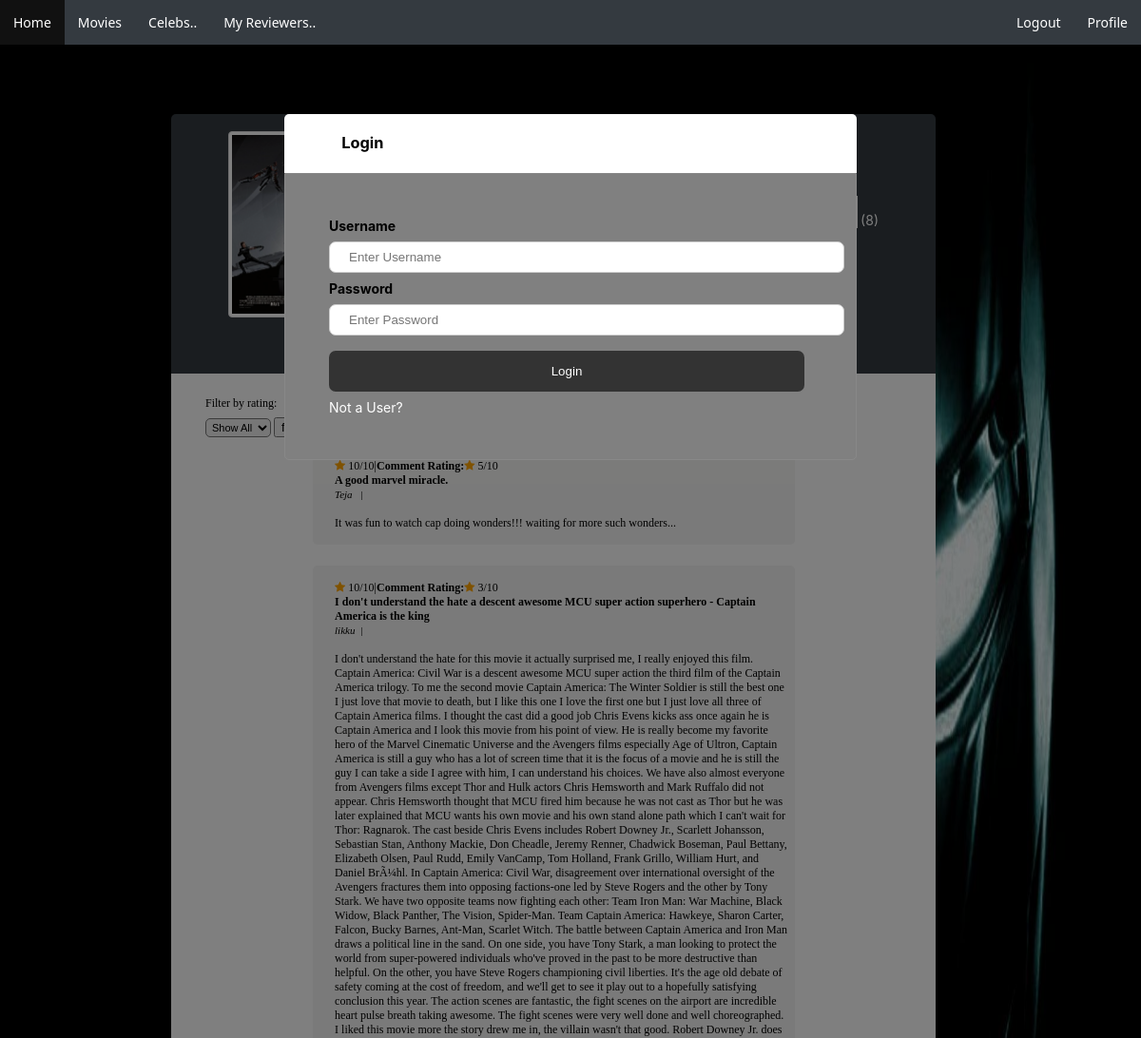
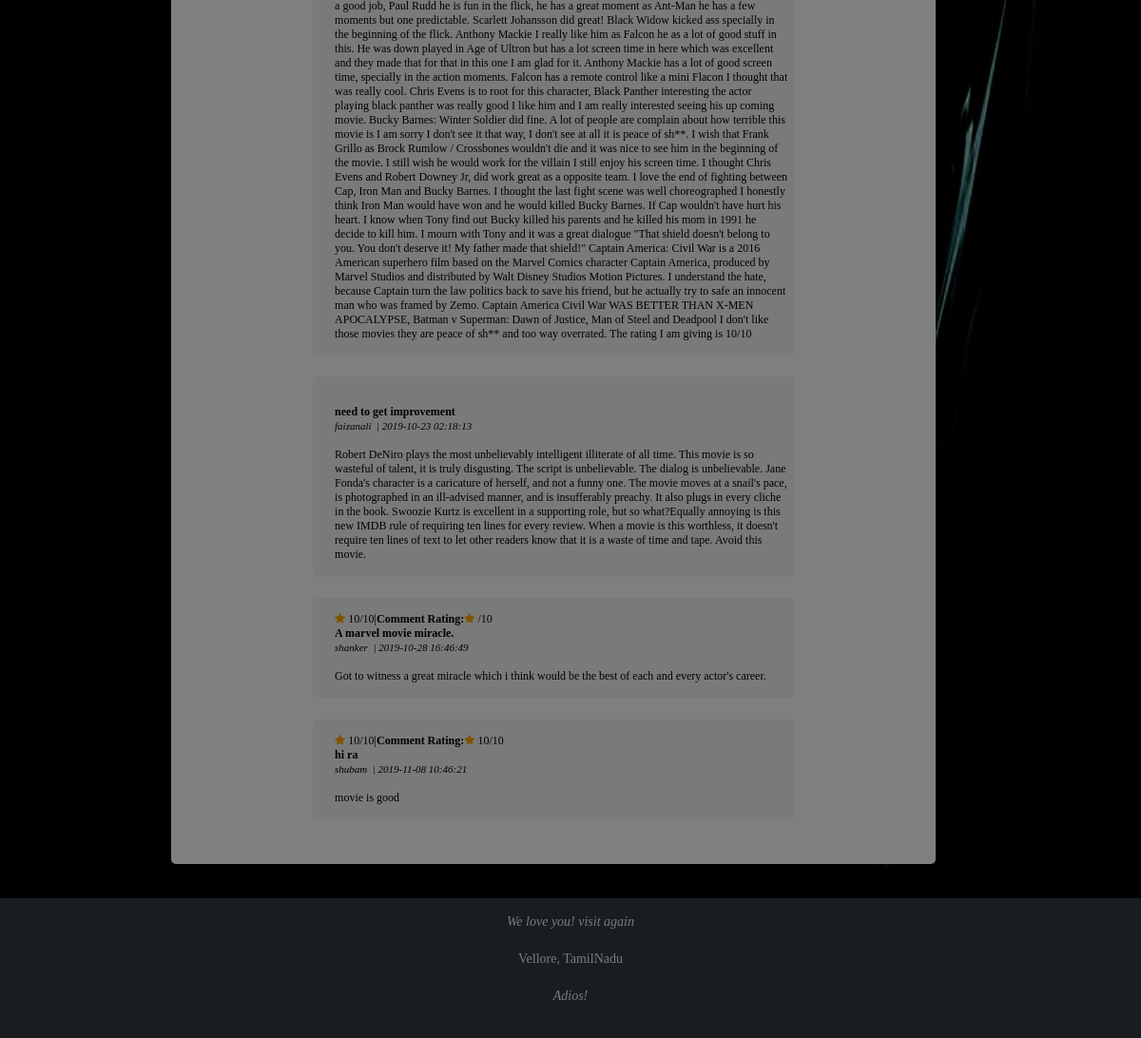
Screenshot of /ureviews.php?mid=1 with the database file from the repository (2 pictures, top to bottom).
### tables this page shows
CREATE TABLE IF NOT EXISTS `rnr` (
  `r_id` int(11) NOT NULL AUTO_INCREMENT,
  `m_id` int(11) NOT NULL,
  `uemail` varchar(500) NOT NULL,
  `rating` int(11) NOT NULL,
  `review_head` varchar(500) NOT NULL,
  `review` varchar(10000) NOT NULL,
  `timestamp` varchar(20) NOT NULL,
  `Erating` int(255) DEFAULT NULL,
  PRIMARY KEY (`r_id`),
  KEY `m_id` (`m_id`),
  KEY `uemail` (`uemail`)
);

CREATE TABLE IF NOT EXISTS `user` (
  `email` varchar(30) NOT NULL,
  `username` varchar(30) NOT NULL,
  `mobile` bigint(20) NOT NULL,
  `password` varchar(50) NOT NULL,
  `fullname` varchar(30) NOT NULL,
  PRIMARY KEY (`email`) USING BTREE,
  UNIQUE KEY `username_unique` (`username`) USING BTREE,
  KEY `mobile_unique` (`mobile`) USING BTREE
);

### ureviews.php (the view, shortened to what this page needs)
<!DOCTYPE html>
<html>
    <head>
        <link rel="stylesheet" type="text/css" href="nav.css">
        <link rel="stylesheet" type="text/css" href="loginform.css">
        <link rel="stylesheet" type="text/css" href="thumbs.css">
        <link rel="stylesheet" href="https://cdnjs.cloudflare.com/ajax/libs/font-awesome/4.7.0/css/font-awesome.min.css">
    </head>
    <body style="margin:0;background-image: url('<?php
         $con=mysqli_connect("localhost","root","","mydb");
         $img=mysqli_query($con,"SELECT * FROM bg ORDER BY RAND() LIMIT 1");
         $img=mysqli_fetch_array($img,MYSQLI_ASSOC);
         echo $img['bg'];
        ?>');background-size: 100% 100%; background-attachment: fixed;font-size:14px;font-family: -apple-system,BlinkMacSystemFont,Segoe UI,Roboto,Helvetica Neue,Arial,sans-serif,Apple Color Emoji,Segoe UI Emoji,Segoe UI Symbol;font-weight: 400;">
        <?php
            if(!(isset($_SESSION['loggedin']) && $_SESSION['loggedin']==true))
            {
                include('loginForm1.php');
            }
        ?>
        <ul id="l01" style="z-index:1;position:fixed;top:0;width:100%;">
            <li class="li01"><a href=<?php
                if(isset($_SESSION['loggedin'])&&$_SESSION['loggedin']==true)
                echo "Login.php";
                else
                echo "Home.php";
            ?>>Home</a></li>
            <li class="li01"><a href="movies.php">Movies</a></li>
            <li class="li01"><a href="artist.php">Celebs..</a></li>
            <li class="li01"><a href="se2.php">My Reviewers..</a></li>
            <li class="li01" style="float:right"><a href="profile.php">Profile</a></li>
            <li class="li01" style="float:right"><a href="logout.php">Logout</a></li>
        </ul>
        <?php
            include('signUpForm.php');
        ?>
        <div  style="background-color: #343a40;color:white;padding:0.3% 5% 13% 5%; margin:10% 18% 0% 15%; border-radius:5px 5px 0 0">
            <div>
                <p>
                    <?php
                        if(isset($_GET["mid"]))
                        {
                            $con=mysqli_connect("localhost","root","","mydb");
                            if(mysqli_connect_errno())
                        {
                            die("could not connect".mysqli_connect_error());
                        }
                        else
                        {
                            $movies=mysqli_query($con,"select * from movies where m_id=".$_GET["mid"].";");
                            $movie=mysqli_fetch_array($movies,MYSQLI_ASSOC);
                            if(mysqli_affected_rows($con)>0)
                            {
                                $mid=$movie['m_id'];
                                $name=$movie['name'];
                            }
                        }
                    }
                    ?>
                    <form method="post" action="">
                        <span>
                            <span style="font-size:200%"><b><?php echo $name;?></b></span>
                            <br>
                                <br><br>
                                <a href="review.php?mid=<?php echo $mid;?>" class="an" style="color:white;text-decoration:none">Review this title...</a>
                        </span>
                        <span style="float:right"><br>
                            <?php
                                $cnt=mysqli_query($con,"select count(*) as cnt from rnr where m_id=".$mid.";");
                                if(mysqli_affected_rows($con)>0)
                                {
                                    $cnt=mysqli_fetch_array($cnt,MYSQLI_ASSOC);
                                    echo "(".$cnt['cnt'].")";
                                }
                            ?>
                        </span>
                        <div style="float:right">
                        <em>Your Rating:</em>
                            <input type="submit" name="submit" value="rate"><span style="font-size:200%"><span style="border-left:1px solid white;margin:3px"></span></span>
                        </div>
                    </form>
                </p>
            </div>
        </div>
        <div style="background-color:white;padding:2% 1% 2% 3%; margin:0% 18% 3% 15%; border-radius:0 0 5px 5px;font-family:verdana;font-size:12px">
        Filter by rating:
        <form action="" method="post">
            <select style="padding:2px;border-radius:5px;margin: 8px 0;font-size:11px" id="filerR" name="filterd">
                <option value="Show All">Show All</option>
            </select>
        </form>
            <?php
                $con=mysqli_connect("localhost","root","","mydb");
                if(mysqli_connect_errno())
                {
                    die("could not connect".mysqli_connect_error());
                }
                else
                {
                    if(isset($_POST['filter'])){
                        if($_POST['filter']=='Show All')
                        $reviews=mysqli_query($con,"select * from rnr where m_id=".$mid.";");
                        else
                        $reviews=mysqli_query($con,"select * from rnr where m_id=".$mid." and rating=".$_POST['filterd'].";");
                    }
                    else
                    {
                        $reviews=mysqli_query($con,"select * from rnr where m_id=".$mid.";");
                    }
                    if(mysqli_affected_rows($con)>0)
                    {
                        while($review=mysqli_fetch_array($reviews,MYSQLI_ASSOC))
                        {
                            if($review['review']!=null){
                                echo "
                                <div style=\"background-color:#F6F6F5;padding:2% 1% 2% 3%; margin:0% 18% 3% 15%; border-radius:5px 5px 5px 5px\">";
                                if($review['rating']>0)
                                {
                                    echo "<span class=\"fa fa-star checked\"></span>&nbsp;".$review['rating']."".'/10'."|"."<b>Comment Rating:</b><span class=\"fa fa-star checked\"></span>&nbsp;".$review['Erating']."".'/10';
                                }
                                else
                                {
                                }
                                echo "<br><b>".$review['review_head']."</b><br>";
                                $users=mysqli_query($con,"select username from user where email='".$review['uemail']."';");
                                if(mysqli_affected_rows($con)>0)
                                {
                                    $user=mysqli_fetch_array($users,MYSQLI_ASSOC);
                                    echo "<span style=\"font-size:11px\"><em>".$user['username']."&nbsp;&nbsp;|&nbsp;".$review['timestamp']."</em><br><br></span>";
                                }
                                echo $review['review'];
                                echo "</div>";
                            }
                        }
                    }
                }
            ?>
        </div>
        <?php include('footer.php');?>
    </body>
</html>

### nav.css (style rules this page uses)
#l01 { list-style-type: none; margin: 0; padding: 0; overflow: hidden; background-color: #343a40; }
.li01 { float: left; }
.li01 a { display: block; color: white; text-align: center; padding: 14px; text-decoration: none; font-family:'Segoe UI', Tahoma, Geneva, Verdana, sans-serif; }

### ureviews.php (style rules this page uses)
.checked { color: orange; }

### rows the page displays
rnr: rating "10", Erating "5", review_head "A good marvel miracle.", uemail.username "Teja", review "It was fun to watch cap doing wonders!!! waiting for more such wonders..."
rnr: rating "10", Erating "3", review_head "I don't understand the hate a descent awesome MCU super action superhero - Captain America is the king", uemail.username "likku", review "I don't understand the hate for this movie it actually surprised me, I really enjoyed this film. Captain America: Civil War is a descent awesome MCU super action the third film of the Captain America trilogy. To me the second movie Captain America: The Winter Soldier is still the best one I just love that movie to death, but I like this one I love the first one but I just love all three of Captain America films. I thought the cast did a good job Chris Evens kicks ass once again he is Captain America and I look this movie from his point of view. He is really become my favorite hero of the Marvel Cinematic Universe and the Avengers films especially Age of Ultron, Captain America is still a…"
rnr: review_head "need to get improvement", uemail.username "faizanali", timestamp "2019-10-23 02:18:13", review "Robert DeNiro plays the most unbelievably intelligent illiterate of all time. This movie is so wasteful of talent, it is truly disgusting. The script is unbelievable. The dialog is unbelievable. Jane Fonda's character is a caricature of herself, and not a funny one. The movie moves at a snail's pace, is photographed in an ill-advised manner, and is insufferably preachy. It also plugs in every cliche in the book. Swoozie Kurtz is excellent in a supporting role, but so what?Equally annoying is this new IMDB rule of requiring ten lines for every review. When a movie is this worthless, it doesn't require ten lines of text to let other readers know that it is a waste of time and tape. Avoid this…"
rnr: rating "10", review_head "A marvel movie miracle.", uemail.username "shanker", timestamp "2019-10-28 16:46:49", review "Got to witness a great miracle which i think would be the best of each and every actor's career."
rnr: rating "10", Erating "10", review_head "hi ra", uemail.username "shubam", timestamp "2019-11-08 10:46:21", review "movie is good"

### other values shown
$cnt['cnt'] "8"
